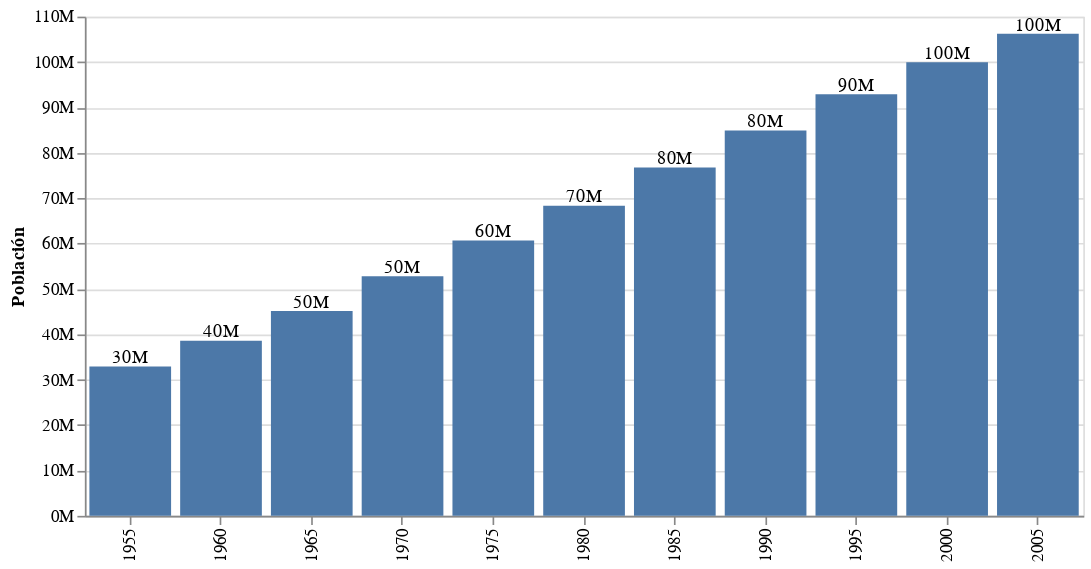

The code cell stored with this chart in its notebook:
### Markdown cell above
## Layers

### Code cell
texto_chart = alt.Chart(datos_pais).mark_text(dy=-5).encode(
    x = alt.X('year:O', title=''),
    y = alt.Y('pop:Q', title='Población', axis = alt.Axis(format = "s")),
    text = alt.Text('pop', format='.0s')
).properties(
    width = 600
)

barras_chart = alt.Chart(datos_pais).mark_bar().encode(
    x = alt.X('year:O', title=''),
    y = alt.Y('pop:Q', title='Población', axis = alt.Axis(format = "s")),
).properties(
    width = 600
)

alt.layer(barras_chart, texto_chart)

### Figure 1 — Vega-Lite specification as saved in the notebook (floating-point values rounded to 4 significant figures)
{"config": {"view": {"continuousWidth": 300, "continuousHeight": 300}}, "layer": [{"mark": {"type": "bar"}, "encoding": {"x": {"field": "year", "title": "", "type": "ordinal"}, "y": {"axis": {"format": "s"}, "field": "pop", "title": "Población", "type": "quantitative"}}}, {"mark": {"type": "text", "dy": -5}, "encoding": {"text": {"field": "pop", "format": ".0s", "type": "quantitative"}, "x": {"field": "year", "title": "", "type": "ordinal"}, "y": {"axis": {"format": "s"}, "field": "pop", "title": "Población", "type": "quantitative"}}}], "data": {"name": "data-03a21bae6f1a3842c3aad2532442faa5"}, "width": 600, "$schema": "https://vega.github.io/schema/vega-lite/v5.20.1.json", "datasets": {"data-03a21bae6f1a3842c3aad2532442faa5": [{"year": 1955, "country": "Mexico", "cluster": 3, "pop": 32929914, "life_expect": 55.19, "fertility": 6.8}, {"year": 1960, "country": "Mexico", "cluster": 3, "pop": 38578505, "life_expect": 58.3, "fertility": 6.75}, {"year": 1965, "country": "Mexico", "cluster": 3, "pop": 45142399, "life_expect": 60.11, "fertility": 6.75}, {"year": 1970, "country": "Mexico", "cluster": 3, "pop": 52775158, "life_expect": 62.36, "fertility": 6.5}, {"year": 1975, "country": "Mexico", "cluster": 3, "pop": 60678045, "life_expect": 65.03, "fertility": 5.25}, {"year": 1980, "country": "Mexico", "cluster": 3, "pop": 68347479, "life_expect": 67.41, "fertility": 4.25}, {"year": 1985, "country": "Mexico", "cluster": 3, "pop": 76767225, "life_expect": 69.5, "fertility": 3.63}, {"year": 1990, "country": "Mexico", "cluster": 3, "pop": 84913652, "life_expect": 71.45, "fertility": 3.191}, {"year": 1995, "country": "Mexico", "cluster": 3, "pop": 92880353, "life_expect": 73.67, "fertility": 2.671}, {"year": 2000, "country": "Mexico", "cluster": 3, "pop": 99926620, "life_expect": 74.9, "fertility": 2.401}, {"year": 2005, "country": "Mexico", "cluster": 3, "pop": 106202903, "life_expect": 76.19, "fertility": 2.211}]}}
